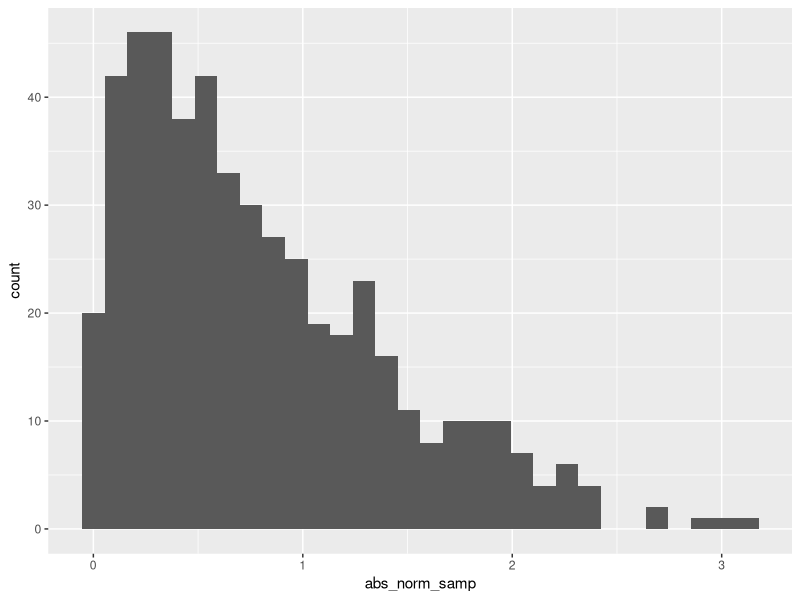

Here is the R script that generated this plot:
## ---- chunk 1
library(tidyverse)

la_df = tibble(
  norm_samp = rnorm(500),
  norm_samp_pos = norm_samp > 0,
  abs_norm_samp = abs(norm_samp)
)

ggplot(la_df, aes(x = abs_norm_samp)) + geom_histogram()

median_samp = median(pull(la_df, norm_samp))
